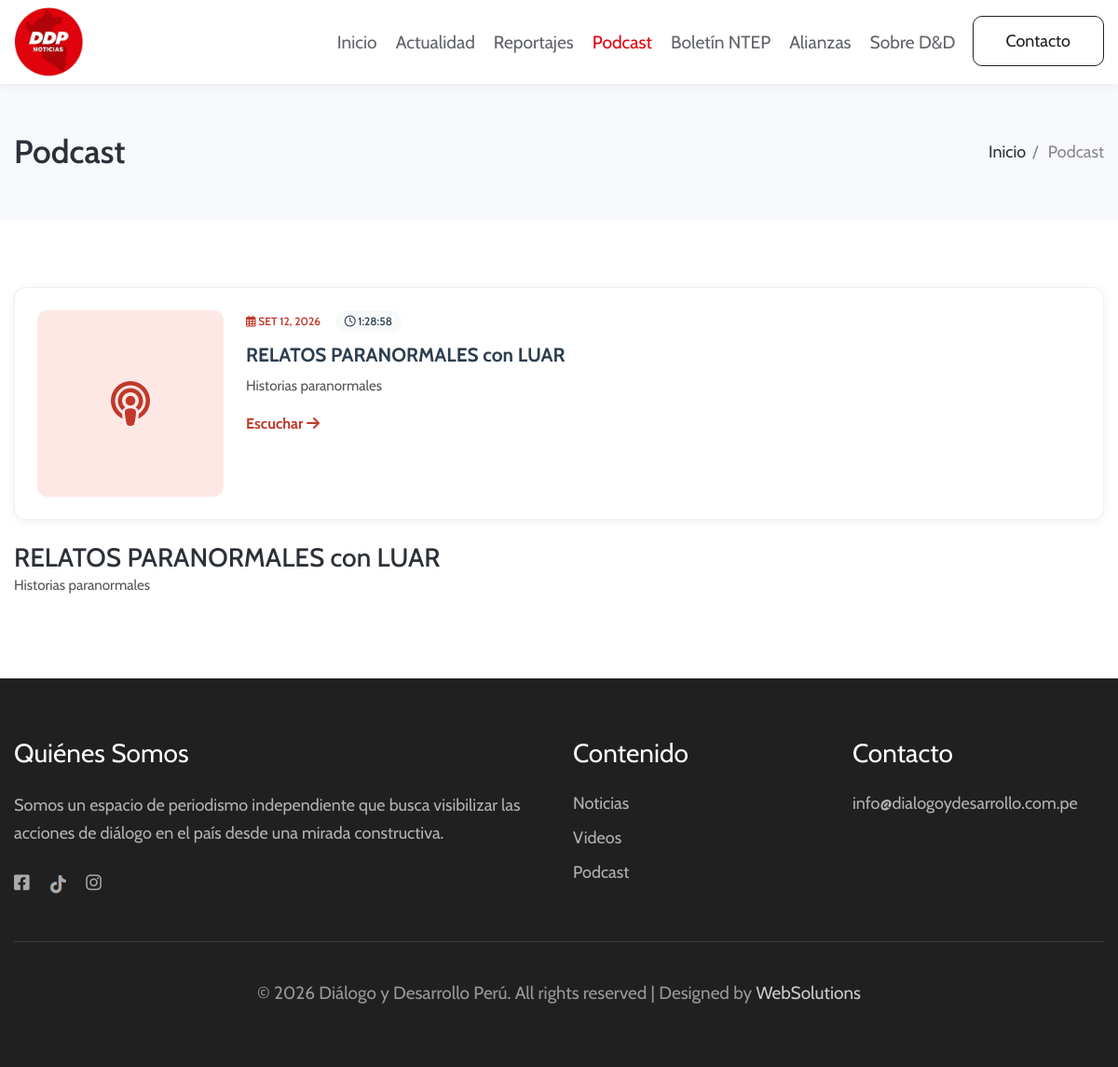
The app's page /podcast.php with its own data.
### tables this page shows
CREATE TABLE `podcasts` (
  `id` int(10) UNSIGNED NOT NULL,
  `titulo` varchar(255) NOT NULL,
  `descripcion` text DEFAULT NULL,
  `imagen` varchar(500) DEFAULT NULL,
  `url_embed` varchar(500) NOT NULL,
  `duracion` varchar(20) DEFAULT NULL,
  `fecha_publicacion` date NOT NULL,
  `estado` varchar(20) DEFAULT 'publicado',
  `usuario_id` int(10) UNSIGNED NOT NULL
);

### podcast.php (the view, shortened to what this page needs)
<?php
require_once 'config/conexion.php';
$stmt = $pdo->query("SELECT * FROM podcasts WHERE estado = 'publicado' OR estado IS NULL ORDER BY fecha_publicacion DESC");
$podcasts = $stmt->fetchAll();
function formatearFechaPodcast($fecha) {
    $meses = ['Ene','Feb','Mar','Abr','May','Jun','Jul','Ago','Set','Oct','Nov','Dic'];
    $ts = strtotime($fecha);
    return $meses[(int)date('n', $ts) - 1] . ' ' . date('d', $ts) . ', ' . date('Y', $ts);
}
?>
<!DOCTYPE html>
<html lang="es">
<head>
    <link rel="stylesheet" href="https://cdnjs.cloudflare.com/ajax/libs/font-awesome/6.0.0/css/all.min.css">
    <link rel="stylesheet" href="assets/css/style-starter.css">
</head>
<body>
    <header id="site-header" class="fixed-top">
        <div class="container">
            <nav class="navbar navbar-expand-lg stroke">
                <a class="navbar-brand" href="index.php">
                    <img src="assets/images/logo.png" alt="DDP Noticias" style="height:75px;" />
                </a>
                <div class="collapse navbar-collapse" id="navbarTogglerDemo02">
                    <ul class="navbar-nav ml-auto">
                        <li class="nav-item"><a class="nav-link" href="index.php">Inicio</a></li>
                        <li class="nav-item"><a class="nav-link" href="noticias.php">Actualidad</a></li>
                        <li class="nav-item"><a class="nav-link" href="reportajes.php">Reportajes</a></li>
                        <li class="nav-item active"><a class="nav-link" href="podcast.php">Podcast</a></li>
                        <li class="nav-item"><a class="nav-link" href="boletines.php">Boletín NTEP</a></li>
                        <li class="nav-item"><a class="nav-link" href="alianzas.php">Alianzas</a></li>
                        <li class="nav-item"><a class="nav-link" href="sobre-nosotros.php">Sobre D&D</a></li>
                        <li class="ml-2"><a href="contacto.php" class="btn btn-style btn-outline-secondary">Contacto</a></li>
                    </ul>
                </div>
            </nav>
        </div>
    </header>
    <section class="breadcrumb-area py-sm-5 py-4">
        <div class="container">
            <div class="row">
                <div class="col-md-12">
                    <div class="breadcrumb-contents">
                        <h2 class="title-big">Podcast</h2>
                        <div class="breadcrumb">
                            <ul>
                                <li><a href="index.php">Inicio</a></li>
                                <li class="active">Podcast</li>
                            </ul>
                        </div>
                    </div>
                </div>
            </div>
        </div>
    </section>
    <div class="grids-block-5 py-5">
        <section class="py-lg-4 py-md-3">
            <div class="container">
                <?php if (count($podcasts) > 0): ?>
                    <?php foreach ($podcasts as $podcast): ?>
                    <a href="podcast-detalle.php?id=<?php echo $podcast['id']; ?>" style="text-decoration:none;color:inherit;display:block;">
    <div class="podcast-card">
        <div class="podcast-content">
            <div>
                <?php if (!empty($podcast['imagen']) && imagenPodcastExiste($podcast['imagen'])): ?>
                    <img src="<?php echo htmlspecialchars(urlImagenPodcast($podcast['imagen'])); ?>"
                         alt="<?php echo htmlspecialchars($podcast['titulo']); ?>"
                         class="podcast-imagen">
                <?php else: ?>
                    <div class="podcast-no-img">
                        <i class="fas fa-podcast"></i>
                    </div>
                <?php endif; ?>
            </div>
            <div class="podcast-info">
                <div class="podcast-meta">
                    <span class="fecha">
                        <i class="far fa-calendar-alt"></i>
                        <?php echo formatearFechaPodcast($podcast['fecha_publicacion']); ?>
                    </span>
                    <?php if (!empty($podcast['duracion'])): ?>
                    <span class="duracion">
                        <i class="far fa-clock"></i>
                        <?php echo htmlspecialchars($podcast['duracion']); ?>
                    </span>
                    <?php endif; ?>
                </div>
                <h3><?php echo htmlspecialchars($podcast['titulo']); ?></h3>
                <?php if (!empty($podcast['descripcion'])): ?>
                <p class="podcast-desc"><?php echo nl2br(htmlspecialchars($podcast['descripcion'])); ?></p>
                <?php endif; ?>
                <span class="btn-leer" style="color:#c0392b;font-weight:700;">
                    Escuchar <i class="fas fa-arrow-right"></i>
                </span>
            </div>
        </div>
    </div>
</a>
                                <h3><?php echo htmlspecialchars($podcast['titulo']); ?></h3>
                                <?php if (!empty($podcast['descripcion'])): ?>
                                <p class="podcast-desc"><?php echo nl2br(htmlspecialchars($podcast['descripcion'])); ?></p>
                                <?php endif; ?>
                            </div>
                        </div>
                    <?php endforeach; ?>
                <?php endif; ?>
    <section class="w3l-footer-29-main py-5" id="footer">
        <div class="footer-29 py-md-3">
            <div class="container">
                <div class="row footer-top-29">
                    <div class="col-lg-6 col-md-6 footer-list-29 footer-1">
                        <h6 class="footer-title-29">Quiénes Somos</h6>
                        <p>Somos un espacio de periodismo independiente que busca visibilizar las acciones de diálogo en el país desde una mirada constructiva.</p>
                        <div class="main-social-footer-29">
                            <a target="_blank" href="https://www.facebook.com/DialogoyDesarrolloPeru" class="facebook"><span class="fa fa-facebook-square"></span></a>
                            <a target="_blank" href="https://www.tiktok.com/@dialogo.y.desarrollo" class="twitter"><img src="assets/images/tiktokp.png" style="height:20px;"></a>
                            <a target="_blank" href="https://www.instagram.com/dialogo.y.desarrollo/" class="instagram"><span class="fa fa-instagram"></span></a>
                        </div>
                    </div>
                    <div class="col-lg-3 col-md-6 footer-list-29 footer-2 mt-md-0 mt-5">
                        <ul>
                            <h6 class="footer-title-29">Contenido</h6>
                            <li><a href="noticias.php">Noticias</a></li>
                            <li><a href="videos.php">Videos</a></li>
                            <li><a href="podcast.php">Podcast</a></li>
                        </ul>
                    </div>
                    <div class="col-lg-3 col-md-6 mt-lg-0 mt-5 footer-list-29 footer-3">
                        <div class="properties">
                            <h6 class="footer-title-29">Contacto</h6>
                            <ul>
                                <li><a href="mailto:info@dialogoydesarrollo.com.pe">info@dialogoydesarrollo.com.pe</a></li>
                            </ul>
                        </div>
                    </div>
                </div>
                <div class="bottom-copies text-center">
                    <p class="copy-footer-29">© <?php echo date('Y'); ?> Diálogo y Desarrollo Perú. All rights reserved | Designed by <a target="_blank" href="https://www.wsperu.info">WebSolutions</a></p>
                </div>
            </div>
        </div>
    </section>
</body>
</html>

### podcast.php (style rules this page uses)
.podcast-card { background: #fff; border-radius: 12px; border: 1px solid #ecf0f1; box-shadow: 0 2px 12px rgba(0,0,0,0.06); padding: 1.5rem; margin-bottom: 1.5rem; transition: all 0.3s; }
.podcast-content { display: grid; grid-template-columns: 200px 1fr; gap: 1.5rem; align-items: start; }
.podcast-no-img { width: 100%; aspect-ratio: 1; display: flex; align-items: center; justify-content: center; background: #fde8e6; border-radius: 10px; color: #c0392b; font-size: 3rem; }
.podcast-info h3 { font-size: 1.3rem; color: #2c3e50; margin-bottom: 0.5rem; font-weight: 700; }
.podcast-meta { display: flex; gap: 1rem; align-items: center; font-size: 0.85rem; color: #7f8c8d; margin-bottom: 0.75rem; flex-wrap: wrap; }
.podcast-meta .duracion { background: #f8f9fa; padding: 0.2rem 0.6rem; border-radius: 999px; font-size: 0.75rem; color: #2c3e50; font-weight: 500; }
.podcast-meta .fecha { color: #c0392b; font-weight: 600; text-transform: uppercase; font-size: 0.75rem; }
.podcast-desc { color: #555; font-size: 0.95rem; margin-bottom: 1rem; line-height: 1.6; }

### records on screen
podcasts: fecha_publicacion "SET 12, 2026", duracion "1:28:58", titulo "RELATOS PARANORMALES con LUAR", descripcion "Historias paranormales"
